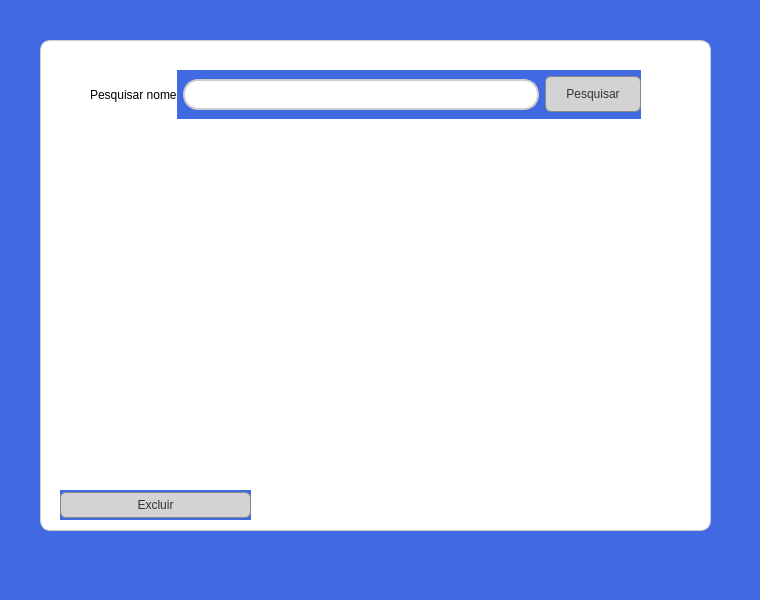
<?xml version="1.0" encoding="UTF-8"?>
<ui version="4.0">
 <class>fm_pesquisacontatos</class>
 <widget class="QDialog" name="fm_pesquisacontatos">
  <property name="geometry">
   <rect>
    <x>0</x>
    <y>0</y>
    <width>760</width>
    <height>600</height>
   </rect>
  </property>
  <property name="windowTitle">
   <string>Dialog</string>
  </property>
  <property name="styleSheet">
   <string notr="true">background:#4169E1;  /* Gradiente de cinza para branco */
border: none;  /* Remove a borda */

</string>
  </property>
  <widget class="QGroupBox" name="groupBox">
   <property name="geometry">
    <rect>
     <x>40</x>
     <y>40</y>
     <width>671</width>
     <height>491</height>
    </rect>
   </property>
   <property name="styleSheet">
    <string notr="true">QGroupBox {
    background: #FFFFFF;
    border: 1px solid #ccc;
    border-radius: 10px;
    padding: 10px;
    box-shadow: 5px 5px 15px rgba(0, 0, 0, 0.4); /* Sombra forte */
}

QGroupBox:title {
    subcontrol-origin: margin;
    subcontrol-position: top center;
    padding: 5px;
}
</string>
   </property>
   <property name="title">
    <string/>
   </property>
   <widget class="QTableWidget" name="tw_contatos">
    <property name="geometry">
     <rect>
      <x>30</x>
      <y>150</y>
      <width>611</width>
      <height>241</height>
     </rect>
    </property>
    <property name="styleSheet">
     <string notr="true">background: #FFFFFF;

</string>
    </property>
   </widget>
   <widget class="QWidget" name="layoutWidget">
    <property name="geometry">
     <rect>
      <x>20</x>
      <y>450</y>
      <width>191</width>
      <height>30</height>
     </rect>
    </property>
    <layout class="QHBoxLayout" name="horizontalLayout_2">
     <item>
      <widget class="QPushButton" name="pb_excluir">
       <property name="styleSheet">
        <string notr="true"> border: 1px solid #888888; 
       border-radius: 6px;
       padding: 5px;
       background-color: #d3d3d3;
      color: #333333;</string>
       </property>
       <property name="text">
        <string>Excluir</string>
       </property>
      </widget>
     </item>
    </layout>
   </widget>
   <widget class="QWidget" name="layoutWidget">
    <property name="geometry">
     <rect>
      <x>50</x>
      <y>30</y>
      <width>551</width>
      <height>49</height>
     </rect>
    </property>
    <layout class="QHBoxLayout" name="horizontalLayout">
     <item>
      <widget class="QLabel" name="label">
       <property name="styleSheet">
        <string notr="true">
    background: #FFFFFF;
  
</string>
       </property>
       <property name="text">
        <string>Pesquisar nome</string>
       </property>
      </widget>
     </item>
     <item>
      <widget class="QLineEdit" name="txt_pesquisarnome">
       <property name="styleSheet">
        <string notr="true">QLineEdit {
    padding: 3px 15px;             /* Espaçamento interno */
    border-radius: 15px;            /* Bordas arredondadas */
    border: 2px solid #ccc;         /* Borda com cor leve */
    font-size: 16px;                /* Tamanho da fonte */
    background-color: white;        /* Cor de fundo */
}

QLineEdit:focus {
    border: 2px solid #007bff;      /* Cor da borda ao focar */
    background-color: #f0f8ff;      /* Cor de fundo ao focar */
}
</string>
       </property>
       <property name="text">
        <string/>
       </property>
      </widget>
     </item>
     <item>
      <widget class="QPushButton" name="pb_pesquisar">
       <property name="styleSheet">
        <string notr="true">border: 1px solid #888888;
border-radius: 6px;
padding: 10px 20px; 
background-color: #d3d3d3;
color: #333333;</string>
       </property>
       <property name="text">
        <string>Pesquisar</string>
       </property>
      </widget>
     </item>
    </layout>
   </widget>
  </widget>
 </widget>
 <resources/>
 <connections/>
</ui>
